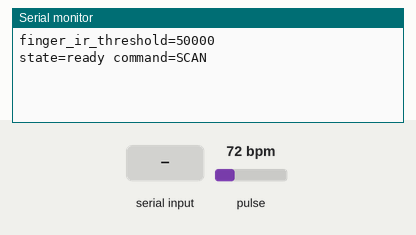
This sketch was run on a simulated ESP32. Parts: the last lines printed to the serial monitor. The test bench sets the inputs (shaded band); at power-on: pulse 72 bpm. EEPROM starts erased.

Above: at 2.2 s.
2.3 s: "SCAN\n" received over Serial
At 3.1 s:
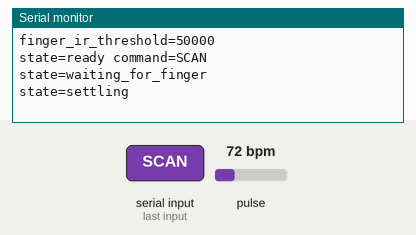
3.8 s: "STOP\n" received over Serial
At 5.0 s:
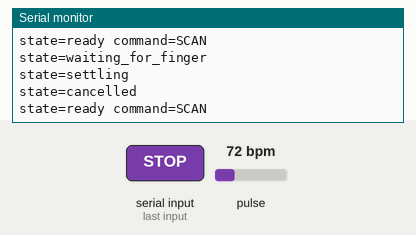
5.3 s: "1\n" received over Serial
At 6.2 s:
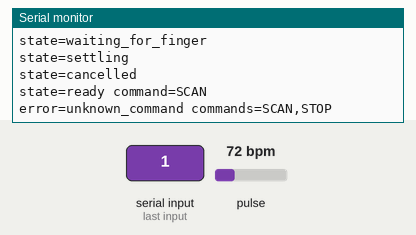
6.8 s: "SCAN\n" received over Serial
At 8.2 s:
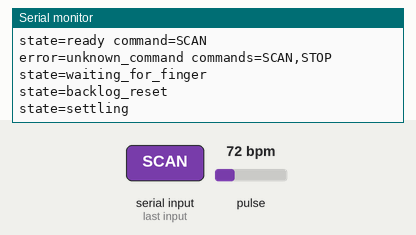

The sketch:

carepulse_esp32.ino
```cpp
#include <Arduino.h>
#include <Wire.h>
#include <Preferences.h>
#include <string.h>
#include "MAX30105.h"
#include "spo2_algorithm.h"

constexpr int SDA_PIN = 18;
constexpr int SCL_PIN = 19;
constexpr int SAMPLES = 100;
constexpr int UPDATE_SAMPLES = 25;
constexpr int FILTER_SIZE = 5;
constexpr uint32_t SETTLE_MS = 1000;
constexpr uint32_t SCAN_TIMEOUT_MS = 20000;
constexpr uint32_t SENSOR_TIMEOUT_MS = 2000;
constexpr uint32_t MAX_SAMPLE_GAP_MS = 150;
// Debug acceptance tolerances, not clinical accuracy limits.
constexpr int MAX_BPM_SPREAD = 10;
constexpr int MAX_SPO2_SPREAD = 3;

MAX30105 sensor;
uint32_t redData[SAMPLES], irData[SAMPLES];
int bpmHistory[FILTER_SIZE], spo2History[FILTER_SIZE];
uint32_t fingerThreshold = 50000;
uint32_t scanStarted, contactStarted, lastSampleAt;
int collected = 0, sinceCalculation = 0;
int filterCount = 0, filterIndex = 0;
bool sensorReady = false, scanActive = false, fingerDetected = false;
char command[32];
size_t commandLength = 0;
bool commandOverflow = false;

void resetMeasurement() {
  collected = sinceCalculation = filterCount = filterIndex = 0;
}

int median(const int *values) {
  int sorted[FILTER_SIZE];
  memcpy(sorted, values, sizeof(sorted));
  for (int i = 1; i < FILTER_SIZE; ++i) {
    int key = sorted[i], j = i - 1;
    while (j >= 0 && sorted[j] > key) {
      sorted[j + 1] = sorted[j];
      --j;
    }
    sorted[j + 1] = key;
  }
  return sorted[FILTER_SIZE / 2];
}

int spread(const int *values) {
  int low = values[0], high = values[0];
  for (int i = 1; i < FILTER_SIZE; ++i) {
    if (values[i] < low) low = values[i];
    if (values[i] > high) high = values[i];
  }
  return high - low;
}

void finishScan(const char *reason) {
  scanActive = false;
  fingerDetected = false;
  resetMeasurement();
  Serial.printf("state=%s\n", reason);
  Serial.println("state=ready command=SCAN");
}

void calculateVitals() {
  uint32_t low = UINT32_MAX, high = 0;
  uint64_t sum = 0;
  for (int i = 0; i < SAMPLES; ++i) {
    if (irData[i] < low) low = irData[i];
    if (irData[i] > high) high = irData[i];
    sum += irData[i];
  }
  float mean = static_cast<float>(sum) / SAMPLES;
  float variation = mean > 0 ? (high - low) / mean : 0;
  if (variation < 0.001f) {
    filterCount = filterIndex = 0;
    Serial.println("window=rejected reason=weak_pulse");
    return;
  }

  int32_t bpm = 0, spo2 = 0;
  int8_t hrValid = 0, spo2Valid = 0;
  maxim_heart_rate_and_oxygen_saturation(
      irData, SAMPLES, redData, &spo2, &spo2Valid, &bpm, &hrValid);
  Serial.printf("window bpm=%ld spo2=%ld hr_valid=%d spo2_valid=%d\n",
                static_cast<long>(bpm), static_cast<long>(spo2),
                hrValid, spo2Valid);
  if (!hrValid || !spo2Valid || bpm < 35 || bpm > 220 ||
      spo2 < 0 || spo2 > 100) {
    filterCount = filterIndex = 0;
    return;
  }

  bpmHistory[filterIndex] = bpm;
  spo2History[filterIndex] = spo2;
  filterIndex = (filterIndex + 1) % FILTER_SIZE;
  if (filterCount < FILTER_SIZE) ++filterCount;
  if (filterCount < FILTER_SIZE) return;

  int bpmSpread = spread(bpmHistory);
  int spo2Spread = spread(spo2History);
  Serial.printf("stability bpm_spread=%d spo2_spread=%d\n",
                bpmSpread, spo2Spread);
  if (bpmSpread > MAX_BPM_SPREAD || spo2Spread > MAX_SPO2_SPREAD) return;

  Serial.printf("result bpm=%d spo2=%d duration_ms=%lu\n",
                median(bpmHistory), median(spo2History),
                static_cast<unsigned long>(millis() - scanStarted));
  finishScan("complete");
}

void processSample(uint32_t red, uint32_t ir, uint32_t now) {
  if (ir < fingerThreshold) {
    if (fingerDetected) Serial.println("state=contact_lost buffers_reset=1");
    fingerDetected = false;
    resetMeasurement();
    return;
  }
  if (!fingerDetected) {
    fingerDetected = true;
    contactStarted = now;
    resetMeasurement();
    Serial.println("state=settling");
  }
  if (now - contactStarted < SETTLE_MS) return;
  if (collected == SAMPLES) {
    memmove(redData, redData + 1, (SAMPLES - 1) * sizeof(redData[0]));
    memmove(irData, irData + 1, (SAMPLES - 1) * sizeof(irData[0]));
    --collected;
  }
  redData[collected] = red;
  irData[collected++] = ir;
  ++sinceCalculation;
  if (collected == SAMPLES && sinceCalculation >= UPDATE_SAMPLES) {
    sinceCalculation = 0;
    calculateVitals();
  }
}

void handleCommand() {
  if (strcmp(command, "STOP") == 0) {
    if (scanActive) finishScan("cancelled");
    return;
  }
  if (strcmp(command, "SCAN") != 0) {
    Serial.println("error=unknown_command commands=SCAN,STOP");
    return;
  }
  if (!sensorReady) {
    Serial.println("error=sensor_not_ready");
    return;
  }
  if (scanActive) {
    Serial.println("error=busy");
    return;
  }
  while (sensor.available()) sensor.nextSample();
  sensor.clearFIFO();
  resetMeasurement();
  fingerDetected = false;
  scanStarted = lastSampleAt = millis();
  scanActive = true;
  Serial.println("state=waiting_for_finger");
}

void setup() {
  Serial.begin(9600);
  delay(1000);
  Preferences calibration;
  if (calibration.begin("carepulse", true)) {
    fingerThreshold = calibration.getUInt("finger_ir", 50000);
    calibration.end();
  }
  if (!Wire.begin(SDA_PIN, SCL_PIN) ||
      !sensor.begin(Wire, I2C_SPEED_STANDARD)) {
    Serial.println("error=sensor_initialization_failed");
    return;
  }
  sensor.setup(60, 4, 2, 100, 411, 4096);
  sensor.clearFIFO();
  sensorReady = true;
  Serial.printf("finger_ir_threshold=%lu\n",
                static_cast<unsigned long>(fingerThreshold));
  Serial.println("state=ready command=SCAN");
}

void loop() {
  while (Serial.available()) {
    char c = static_cast<char>(Serial.read());
    if (c == '\r') continue;
    if (c == '\n') {
      command[commandLength] = '\0';
      if (commandOverflow) Serial.println("error=command_too_long");
      else if (commandLength) handleCommand();
      commandLength = 0;
      commandOverflow = false;
    } else if (commandLength < sizeof(command) - 1) {
      command[commandLength++] = c;
    } else {
      commandOverflow = true;
    }
  }
  if (!scanActive) {
    delay(1);
    return;
  }
  if (millis() - scanStarted >= SCAN_TIMEOUT_MS) {
    finishScan("invalid_scan reason=no_stable_result_before_timeout");
    return;
  }
  uint16_t arrived = sensor.check();
  if (arrived >= 4) {
    while (sensor.available()) sensor.nextSample();
    sensor.clearFIFO();
    fingerDetected = false;
    resetMeasurement();
    lastSampleAt = millis();
    Serial.println("state=backlog_reset");
    return;
  }
  while (scanActive && sensor.available()) {
    uint32_t now = millis();
    if (now - scanStarted >= SCAN_TIMEOUT_MS) {
      finishScan("invalid_scan reason=no_stable_result_before_timeout");
      return;
    }
    uint32_t red = sensor.getFIFORed(), ir = sensor.getFIFOIR();
    sensor.nextSample();
    if (now - lastSampleAt > MAX_SAMPLE_GAP_MS) {
      fingerDetected = false;
      resetMeasurement();
      Serial.println("state=sample_gap_reset");
    }
    lastSampleAt = now;
    processSample(red, ir, now);
  }
  if (scanActive && millis() - lastSampleAt > SENSOR_TIMEOUT_MS) {
    finishScan("error reason=sensor_timeout");
  }
  delay(1);
}
```

Measured:
- after the input at 2.3 s, the serial monitor: prints a new line at once (image 1)
- after the input at 3.8 s, the serial monitor: prints a new line at once (image 2)
- after the input at 5.3 s, the serial monitor: prints a new line at once (image 3)
- after the input at 6.8 s, the serial monitor: prints a new line at once (image 4)
